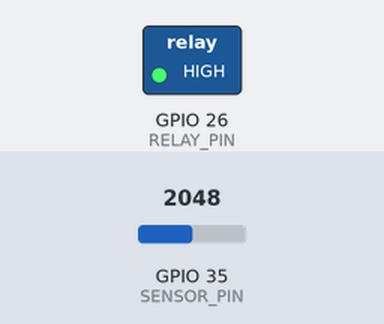
Bench run of a sketch on a simulated ESP32. Parts: switched loads named in the sketch (green lamp = pin HIGH). The test bench sets the inputs (shaded band); at power-on: GPIO 35 (SENSOR_PIN) = 2048. WiFi joins after 1.5 s; servers stay silent unless stated; uploads are accepted with an empty reply; what the sketch prints to the serial monitor is not drawn.

Above: at 2.7 s.
2.8 s: GPIO 35 (SENSOR_PIN) set to 2294
5.9 s: GPIO 35 (SENSOR_PIN) set to 2381
At 12.2 s:
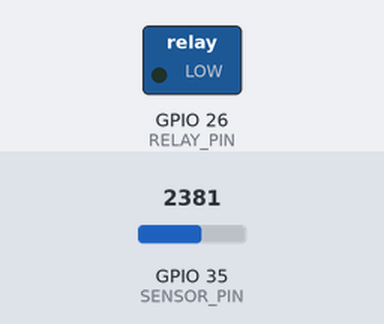
Timing chart, 0 to 13.7 s (numbered marks = the images above; inputs shaded):
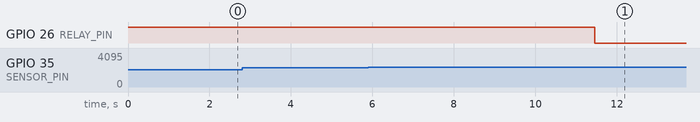

Measured:
- the behaviour switches between 2349 and 2350 on GPIO 35 (SENSOR_PIN) (found by bisection; images 0 and 1)
- after the input at 2.8 s, every drawn part: stays the same
- after the input at 5.9 s, GPIO 26 (RELAY_PIN): HIGH → LOW after 5.6 s

The sketch:

automate-irigations.ino
```cpp
#include <WiFi.h>
#include <HTTPClient.h>
#include <WiFiClientSecure.h>

#define SENSOR_PIN 35
#define RELAY_PIN 26

const char* WIFI_SSID     = "POCO M3";
const char* WIFI_PASSWORD = "11111111";

const char* API_BASE_URL  = "https://agrochilisense.builtwithafi.web.id/api/v1";
const char* API_ENDPOINT  = "/data-kelembapan";
const char* API_KEY       = "your-api-key-here";

const unsigned long INTERVAL_KIRIM_MS = 5000;
unsigned long lastKirimMillis = 0;

const int NILAI_BASAH  = 1234;
const int NILAI_KERING = 4095;
const int BATAS_KELEMBAPAN = 60;
const unsigned long DEBOUNCE_MS = 5000;

bool pompaNyala = false;
bool targetPompaNyala = false;
unsigned long waktuPerubahanKondisiTerakhir = 0;

int hitungKelembapanPersen(int adcValue) {
  if (adcValue <= NILAI_BASAH)  return 100;
  if (adcValue >= NILAI_KERING) return 0;

  long rentang = (long)NILAI_KERING - (long)NILAI_BASAH;
  long selisihDariKering = (long)NILAI_KERING - adcValue;

  int persen = (int)(selisihDariKering * 100 / rentang);
  if (persen < 0)   persen = 0;
  if (persen > 100) persen = 100;

  return persen;
}

void kirimDataKelembapan(int kelembapan) {
  if (WiFi.status() != WL_CONNECTED) {
    Serial.println("[HTTPS] WiFi tidak terhubung, batal kirim data.");
    return;
  }

  WiFiClientSecure client;
  HTTPClient http;

  client.setInsecure();

  String url = String(API_BASE_URL) + String(API_ENDPOINT);
  if (!http.begin(client, url)) {
    Serial.println("[HTTPS] Gagal inisialisasi koneksi.");
    return;
  }

  http.addHeader("Content-Type", "application/json");
  http.addHeader("X-API-Key", API_KEY);

  String body = String("{\"kelembapan\": ") + String(kelembapan) + String("}");

  Serial.print("[HTTPS] POST ");
  Serial.print(url);
  Serial.print(" body: ");
  Serial.println(body);

  int httpCode = http.POST(body);

  if (httpCode > 0) {
    Serial.print("[HTTPS] Response code: ");
    Serial.println(httpCode);
    String payload = http.getString();
    Serial.print("[HTTPS] Response body: ");
    Serial.println(payload);
  } else {
    Serial.print("[HTTPS] POST gagal, error: ");
    Serial.println(http.errorToString(httpCode));
  }

  http.end();
}

void setup() {
  Serial.begin(115200);
  pinMode(SENSOR_PIN, INPUT);
  pinMode(RELAY_PIN, OUTPUT);

  digitalWrite(RELAY_PIN, HIGH);
  pompaNyala = false;
  targetPompaNyala = false;
  waktuPerubahanKondisiTerakhir = millis();
  lastKirimMillis = millis();

  Serial.println();
  Serial.print("Menghubungkan ke WiFi: ");
  Serial.println(WIFI_SSID);
  WiFi.begin(WIFI_SSID, WIFI_PASSWORD);

  int maxRetry = 30;
  while (WiFi.status() != WL_CONNECTED && maxRetry > 0) {
    delay(500);
    Serial.print(".");
    maxRetry--;
  }
  Serial.println();

  if (WiFi.status() == WL_CONNECTED) {
    Serial.print("WiFi tersambung, IP: ");
    Serial.println(WiFi.localIP());
  } else {
    Serial.println("Gagal terhubung WiFi, lanjut tanpa koneksi.");
  }
}

void loop() {
  int sensorValue = analogRead(SENSOR_PIN);
  int kelembapan = hitungKelembapanPersen(sensorValue);
  unsigned long sekarang = millis();

  bool targetBaru = (kelembapan <= BATAS_KELEMBAPAN);

  if (targetBaru != targetPompaNyala) {
    targetPompaNyala = targetBaru;
    waktuPerubahanKondisiTerakhir = sekarang;
  }

  bool bolehUbahStatus =
      (sekarang - waktuPerubahanKondisiTerakhir >= DEBOUNCE_MS);

  if (bolehUbahStatus && (pompaNyala != targetPompaNyala)) {
    pompaNyala = targetPompaNyala;
    digitalWrite(RELAY_PIN, pompaNyala ? LOW : HIGH);
  }

  Serial.print("ADC: ");
  Serial.print(sensorValue);
  Serial.print(" | Kelembapan: ");
  Serial.print(kelembapan);
  Serial.print("%");

  Serial.print(" | TargetPompa: ");
  Serial.print(targetPompaNyala ? "ON" : "OFF");

  Serial.print(" | PompaAktual: ");
  Serial.print(pompaNyala ? "ON" : "OFF");
  Serial.print(" | ");

  if (!bolehUbahStatus && (pompaNyala != targetPompaNyala)) {
    unsigned long sisa =
        (DEBOUNCE_MS - (sekarang - waktuPerubahanKondisiTerakhir)) / 1000;
    Serial.print("Menunggu stabil ~");
    Serial.print(sisa + 1);
    Serial.println(" dtk...");
  } else {
    Serial.println(pompaNyala ? "MENYIRAM..." : "MATI...");
  }

  if (sekarang - lastKirimMillis >= INTERVAL_KIRIM_MS) {
    lastKirimMillis = sekarang;
    kirimDataKelembapan(kelembapan);
  }

  delay(500);
}
```
